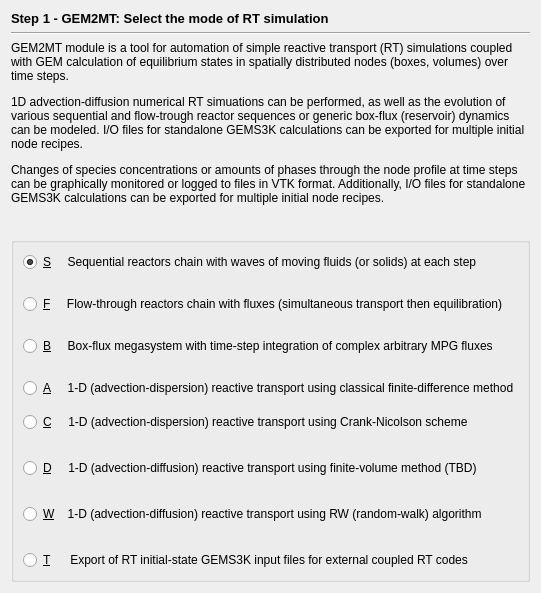
     <widget class="QWidget" name="page">
      <layout class="QVBoxLayout" name="verticalLayout_14">
       <item>
        <widget class="QLabel" name="pageName">
         <property name="sizePolicy">
          <sizepolicy hsizetype="Preferred" vsizetype="Fixed">
           <horstretch>0</horstretch>
           <verstretch>0</verstretch>
          </sizepolicy>
         </property>
         <property name="font">
          <font>
           <pointsize>10</pointsize>
           <weight>75</weight>
           <bold>true</bold>
          </font>
         </property>
         <property name="text">
          <string>Step 1 - GEM2MT: Select the mode of RT simulation </string>
         </property>
        </widget>
       </item>
       <item>
        <widget class="Line" name="line">
         <property name="orientation">
          <enum>Qt::Horizontal</enum>
         </property>
        </widget>
       </item>
       <item>
        <widget class="QLabel" name="textLabel10">
         <property name="sizePolicy">
          <sizepolicy hsizetype="Preferred" vsizetype="Preferred">
           <horstretch>0</horstretch>
           <verstretch>0</verstretch>
          </sizepolicy>
         </property>
         <property name="frameShape">
          <enum>QFrame::NoFrame</enum>
         </property>
         <property name="frameShadow">
          <enum>QFrame::Plain</enum>
         </property>
         <property name="text">
          <string>&lt;html&gt;&lt;head/&gt;&lt;body&gt;&lt;p&gt;GEM2MT module is a tool for automation of simple reactive transport (RT) simulations coupled with GEM calculation of equilibrium states in spatially distributed nodes (boxes, volumes) over time steps. &lt;/p&gt;&lt;p&gt;1D advection-diffusion numerical RT simuations can be performed, as well as the evolution of various sequential and flow-trough reactor sequences or generic box-flux (reservoir) dynamics can be modeled. I/O files for standalone GEMS3K calculations can be exported for multiple initial node recipes.&lt;/p&gt;&lt;p&gt;Changes of species concentrations or amounts of phases through the node profile at time steps can be graphically monitored or logged to files in VTK format. Additionally, I/O files for standalone GEMS3K calculations can be exported for multiple initial node recipes.&lt;/p&gt;&lt;p/&gt;&lt;/body&gt;&lt;/html&gt;</string>
         </property>
         <property name="textFormat">
          <enum>Qt::AutoText</enum>
         </property>
         <property name="scaledContents">
          <bool>false</bool>
         </property>
         <property name="wordWrap">
          <bool>true</bool>
         </property>
         <property name="margin">
          <number>0</number>
         </property>
         <property name="openExternalLinks">
          <bool>false</bool>
         </property>
        </widget>
       </item>
       <item>
        <widget class="QGroupBox" name="groupBox">
         <property name="sizePolicy">
          <sizepolicy hsizetype="Preferred" vsizetype="Preferred">
           <horstretch>0</horstretch>
           <verstretch>0</verstretch>
          </sizepolicy>
         </property>
         <property name="title">
          <string/>
         </property>
         <layout class="QVBoxLayout" name="verticalLayout_5">
          <item>
           <widget class="QRadioButton" name="pselS">
            <property name="text">
             <string>&amp;S     Sequential reactors chain with waves of moving fluids (or solids) at each step</string>
            </property>
            <property name="shortcut">
             <string>Alt+T</string>
            </property>
            <property name="checked">
             <bool>true</bool>
            </property>
           </widget>
          </item>
          <item>
           <spacer>
            <property name="orientation">
             <enum>Qt::Vertical</enum>
            </property>
            <property name="sizeType">
             <enum>QSizePolicy::Expanding</enum>
            </property>
            <property name="sizeHint" stdset="0">
             <size>
              <width>20</width>
              <height>16</height>
             </size>
            </property>
           </spacer>
          </item>
          <item>
           <widget class="QRadioButton" name="pselF">
            <property name="text">
             <string>&amp;F     Flow-through reactors chain with fluxes (simultaneous transport then equilibration)</string>
            </property>
            <property name="shortcut">
             <string>Alt+V</string>
            </property>
           </widget>
          </item>
          <item>
           <spacer>
            <property name="orientation">
             <enum>Qt::Vertical</enum>
            </property>
            <property name="sizeType">
             <enum>QSizePolicy::Expanding</enum>
            </property>
            <property name="sizeHint" stdset="0">
             <size>
              <width>20</width>
              <height>16</height>
             </size>
            </property>
           </spacer>
          </item>
          <item>
           <widget class="QRadioButton" name="pselB">
            <property name="text">
             <string>&amp;B     Box-flux megasystem with time-step integration of complex arbitrary MPG fluxes</string>
            </property>
            <property name="shortcut">
             <string>Alt+F</string>
            </property>
           </widget>
          </item>
          <item>
           <spacer>
            <property name="orientation">
             <enum>Qt::Vertical</enum>
            </property>
            <property name="sizeType">
             <enum>QSizePolicy::Expanding</enum>
            </property>
            <property name="sizeHint" stdset="0">
             <size>
              <width>20</width>
              <height>16</height>
             </size>
            </property>
           </spacer>
          </item>
          <item>
           <widget class="QRadioButton" name="pselA">
            <property name="text">
             <string>&amp;A     1-D (advection-dispersion) reactive transport using classical finite-difference method</string>
            </property>
            <property name="shortcut">
             <string>Alt+A</string>
            </property>
            <property name="checked">
             <bool>false</bool>
            </property>
           </widget>
          </item>
          <item>
           <spacer name="spacer">
            <property name="orientation">
             <enum>Qt::Vertical</enum>
            </property>
            <property name="sizeType">
             <enum>QSizePolicy::Expanding</enum>
            </property>
            <property name="sizeHint" stdset="0">
             <size>
              <width>20</width>
              <height>8</height>
             </size>
            </property>
           </spacer>
          </item>
          <item>
           <widget class="QRadioButton" name="pselC">
            <property name="text">
             <string>&amp;C     1-D (advection-dispersion) reactive transport using Crank-Nicolson scheme</string>
            </property>
            <property name="shortcut">
             <string>Alt+A</string>
            </property>
            <property name="checked">
             <bool>false</bool>
            </property>
           </widget>
          </item>
          <item>
           <spacer>
            <property name="orientation">
             <enum>Qt::Vertical</enum>
            </property>
            <property name="sizeType">
             <enum>QSizePolicy::Expanding</enum>
            </property>
            <property name="sizeHint" stdset="0">
             <size>
              <width>20</width>
              <height>20</height>
             </size>
            </property>
           </spacer>
          </item>
          <item>
           <widget class="QRadioButton" name="pselD">
            <property name="text">
             <string>&amp;D     1-D (advection-diffusion) reactive transport using finite-volume method (TBD)</string>
            </property>
            <property name="shortcut">
             <string>Alt+D</string>
            </property>
           </widget>
          </item>
          <item>
           <spacer>
            <property name="orientation">
             <enum>Qt::Vertical</enum>
            </property>
            <property name="sizeType">
             <enum>QSizePolicy::Expanding</enum>
            </property>
            <property name="sizeHint" stdset="0">
             <size>
              <width>20</width>
              <height>20</height>
             </size>
            </property>
           </spacer>
          </item>
          <item>
           <widget class="QRadioButton" name="pselW">
            <property name="text">
             <string>&amp;W    1-D (advection-diffusion) reactive transport using RW (random-walk) algorithm</string>
            </property>
            <property name="shortcut">
             <string>Alt+W</string>
            </property>
           </widget>
          </item>
          <item>
           <spacer>
            <property name="orientation">
             <enum>Qt::Vertical</enum>
            </property>
            <property name="sizeType">
             <enum>QSizePolicy::Expanding</enum>
            </property>
            <property name="sizeHint" stdset="0">
             <size>
              <width>20</width>
              <height>20</height>
             </size>
            </property>
           </spacer>
          </item>
          <item>
           <widget class="QRadioButton" name="pselT">
            <property name="text">
             <string>&amp;T      Export of RT initial-state GEMS3K input files for external coupled RT codes</string>
            </property>
            <property name="shortcut">
             <string>Alt+S</string>
            </property>
            <property name="checked">
             <bool>false</bool>
            </property>
           </widget>
          </item>
         </layout>
        </widget>
       </item>
      </layout>
     </widget>
